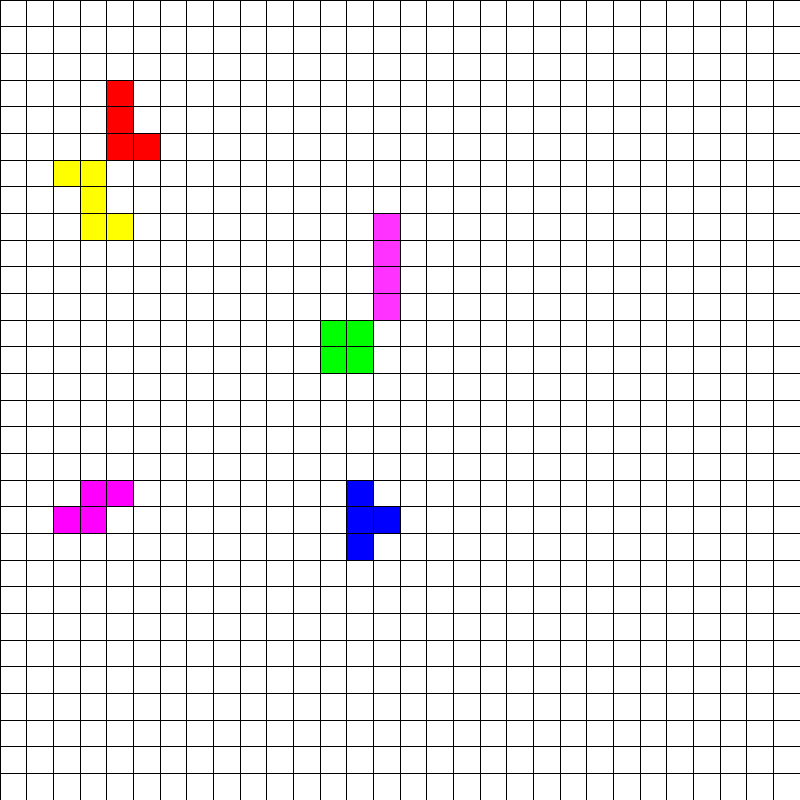
Frame 1 (no input)
Frame 60 (the mouse pressed at the canvas centre just before this capture): identical to frame 1, image omitted
Frame 120 (the mouse held since frame 60 and released just before this capture): identical to frame 1, image omitted

The Processing sketch that drew this single still picture (run headless with seeded random() and noise(); from frame 60 on, the mouse is pressed at the canvas centre):

// Processing sketch: Tetris
// ── Tetris.pde
Tauler t;

Figura f1, f2, f3, f4, f5, f6;
color c1, c2, c3, c4, c5, c6;

void setup(){
  
  size(800, 800);
  
  t = new Tauler(30,30);
  
  c1 = color(255,0,0);
  int[][] qf1 = {{0,1,0},
                 {0,1,0},
                 {0,1,1}};
                 
  f1 = new Figura(qf1, c1);
  f1.setPosicio(3,3);
  
  c2 = color(255,255,0);
  int[][] qf2 = {{1,1,0},
                 {0,1,0},
                 {0,1,1}};
                 
  f2 = new Figura(qf2, c2);
  f2.setPosicio(6,2);
  
  c3 = color(0,255,0);
  int[][] qf3 = {{1,1},
                 {1,1}};
                 
  f3 = new Figura(qf3, c3);
  f3.setPosicio(12,12);
  
  c4 = color(0, 0,255);
  int[][] qf4 = {{0,1,0},
                 {0,1,1},
                 {0,1,0}};
                 
  f4 = new Figura(qf4, c4);
  f4.setPosicio(18,12);
  
  c5 = color(255, 0,255);
  int[][] qf5 = {{0,1,1},
                 {1,1,0},
                 {0,0,0}};
                 
  f5 = new Figura(qf5, c5);
  f5.setPosicio(18,2);
  
  c6 = color(255, 50,255);
  int[][] qf6 = {{0,0,1,0},
                 {0,0,1,0},
                 {0,0,1,0},
                 {0,0,1,0}};
                 
  f6 = new Figura(qf6, c6);
  f6.setPosicio(8,12);
}


void draw(){
  
  t.dibuixa();
  t.reset();
  
  t.dibuixa(f1);
  t.aplica(f1);
  
  t.dibuixa(f2);
  t.aplica(f2);
  
  t.dibuixa(f3);
  t.aplica(f3);
  
  t.dibuixa(f4);
  t.aplica(f4);
  
  t.dibuixa(f5);
  t.aplica(f5);
  
  t.dibuixa(f6);
  t.aplica(f6);
}


void keyPressed(){
  if(keyCode==LEFT){
    f6.mouEsquerra(t);
  }
  else if(keyCode==RIGHT){
    f6.mouDreta(t);
  }
  else if(keyCode==DOWN){
    f6.mouBaix(t);
  }
  else if(key=='r' || key=='R'){
    f6.rota(t);
  }
}

// ── Figura.pde

class Figura {
  
  color c;
  int[][] quadres;
  
  int fila, col;
  
  Figura(int[][] quadres, color c){
    this.quadres = quadres;
    this.c = c;
  }
  
  void setPosicio(int f, int c){
    this.fila = f;
    this.col = c;
  }
  
  int getMaxCol(){
    int maxc=0;
    for(int f=0; f<quadres.length; f++){
      for(int c=0; c<quadres[0].length; c++){
        if(quadres[f][c]==1 && c>maxc){
          maxc = c;
        }
      }
    }
    return maxc;
  }
  
  int getMaxFil(){
    int n=0;
    for(int f=0; f<quadres.length; f++){
      for(int c=0; c<quadres[0].length; c++){
        if(quadres[f][c]==1){
          n = f;
        }
      }
    }
    return n;
  }
  
  int getMinCol(){
    int minc=quadres[0].length;
    for(int f=0; f<quadres.length; f++){
      for(int c=0; c<quadres[0].length; c++){
        if(quadres[f][c]==1 && c<minc){
          minc=c;
        }
      }
    }
    return minc;
  }
  
  int getMinFil(){
    int n=0;
    for(int f=0; f<quadres.length; f++){
      for(int c=0; c<quadres[0].length; c++){
        if(quadres[f][c]==1){
          return f;
        }
      }
    }
    return n;
  }
  
  boolean posicioLliure(Tauler t, int ff, int cf){
    boolean b = true;
    for(int f=0; f<quadres.length; f++){
      for(int c=0; c<quadres[0].length; c++){
        if(quadres[f][c]==1 && t.cells[ff+f][cf+c]==1){
          return false;
        }
      }
    }
    return b;
  }
  
  void mouEsquerra(Tauler t){
    if(this.col + this.getMinCol() > 0){
      int newCol = this.col - 1;
      if(posicioLliure(t, this.fila, newCol)){
        this.col--;
      }
    }
  }
  
  void mouDreta(Tauler t){
    if(this.col + this.getMaxCol() < t.numCols - 1){
      this.col++;
    }
  }
  
  void mouBaix(Tauler t){
    if(this.fila + this.getMaxFil() <t.numFils - 1){
      this.fila++;
    }
  }
  
  void rota(Tauler t){
    
    int[][] q = this.copia();
    
    for(int f=0; f<quadres.length; f++){
      for(int c=0; c<quadres[0].length; c++){
        quadres[f][c]=q[quadres.length - c -1][f];
      }
    }
  }
  
  
  int[][] copia(){
    
    int[][] q = new int[this.quadres.length][this.quadres[0].length];
    for(int f=0; f<quadres.length; f++){
      for(int c=0; c<quadres[0].length; c++){
        q[f][c] = quadres[f][c];
      }
    }
    return q;
  }
  

}

// ── FiguraZ.pde

color colorZ = color(255,255,0);
int[][] matrizZ = {{1,1,0},
                   {0,1,0},
                   {0,1,1}};


class FiguraZ extends Figura {
   
  FiguraZ(){
    super(matrizZ, colorZ);
  }
  
}

// ── Tauler.pde


class Tauler {
  
  int numCols, numFils;
  
  float cellWidth, cellHeight;
  
  int[][] cells;
  
  
  Tauler(int nc, int nf){
    this.numCols = nc;
    this.numFils = nf;
    this.cellWidth = width/(float)numCols;
    this.cellHeight = height/(float)numFils;
    
    reset();
    
  }
  
  
  void reset(){
    cells = new int[numFils][numCols];
    for(int c=0; c<numCols; c++){
      for(int f=0; f<numFils; f++){
        cells[f][c]=0;
      }
    }
  }
  
  
  void dibuixa(){
    for(float c=0; c<numCols; c++){
      for(float f=0; f<numFils; f++){
        fill(255);
        stroke(0);
        rect(c*cellWidth, f*cellHeight, cellWidth, cellHeight);
      } 
    }
  }
  
  
  void aplica(Figura fig){
    for(int f=0; f<fig.quadres.length; f++){
      for(int c=0; c<fig.quadres[0].length; c++){
        if(fig.quadres[f][c]==1){
          int ct = c + fig.col;
          int ft = f + fig.fila;
          this.cells[ft][ct] = 1;
        }
      } 
    }
  }
  
  void dibuixa(Figura fig){
    for(int f=0; f<fig.quadres.length; f++){
      for(int c=0; c<fig.quadres[0].length; c++){
        if(fig.quadres[f][c]==1){
          int ct = c + fig.col;
          int ft = f + fig.fila;
          fill(fig.c);
          stroke(0);
          rect(ct*cellWidth, ft*cellHeight, cellWidth, cellHeight);
        }
      } 
    }
  }
  
  
  
}
